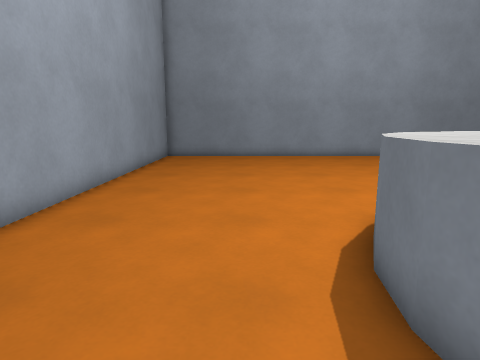
[1] (above)

16 first-person views from a walk through a 3-D level made in the Godot game engine. The camera is 1.3 m above the floor, tilts 10° down and sees 75° across. The floor is counted in squares, 0.65 m on a side. Each view is taken from the middle of a square. On the plan, view 1 faces up. The plan holds only what a view shows up to about 17 squares ahead; the rest is blank. The place goes on beyond the plan. Characters and animated objects are left out. Surface patterns are stand-ins for the level's own textures.

[2]
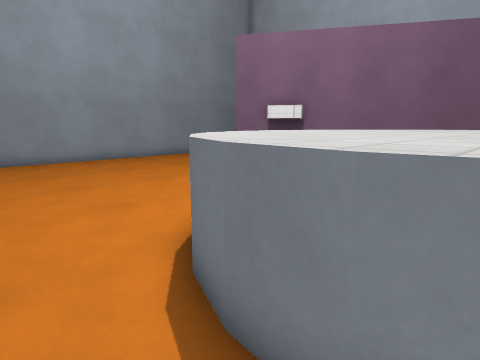

[3]
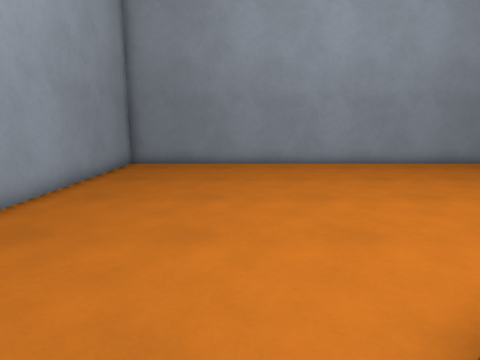

[4]
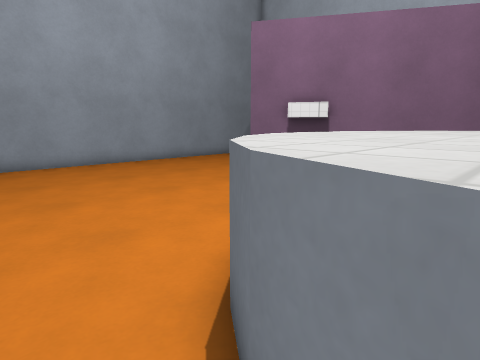

[5]
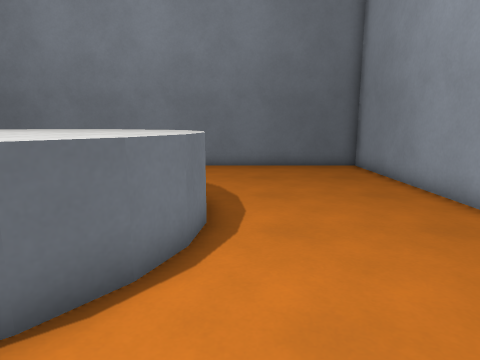

[6]
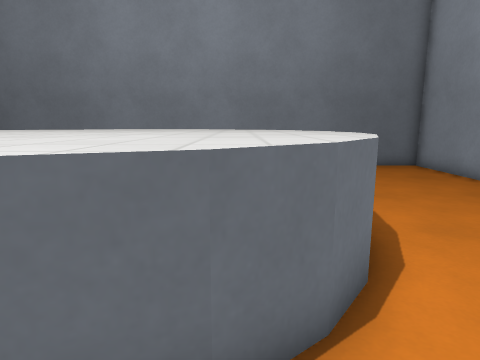

[7]
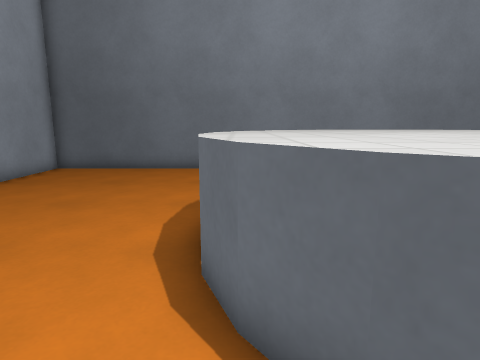

[8]
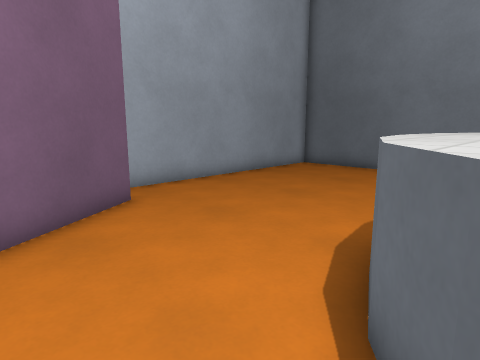

[9]
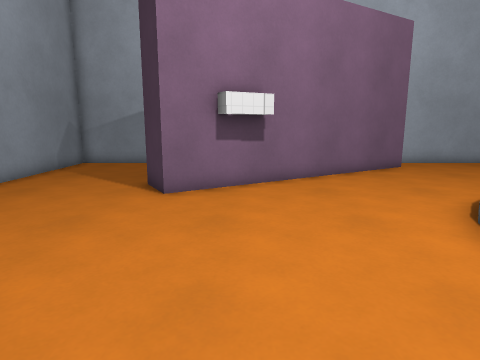

[10]
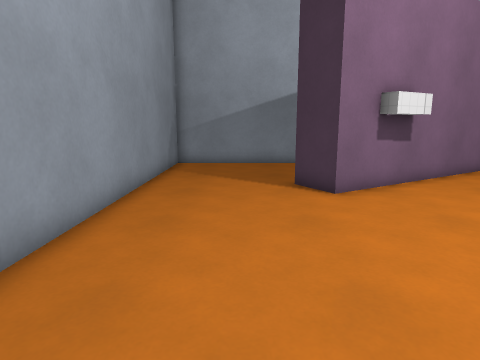

[11]
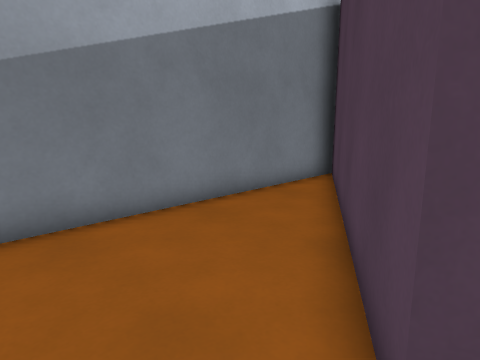

[12]
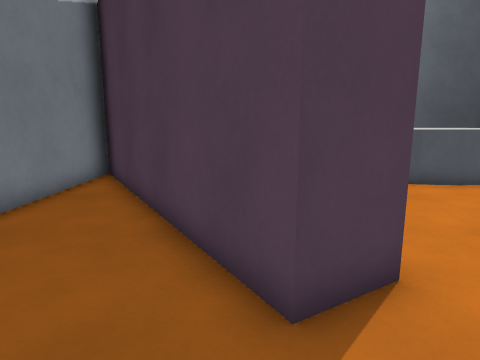

[13]
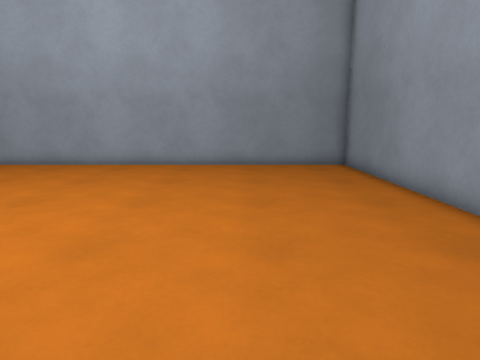

[14]
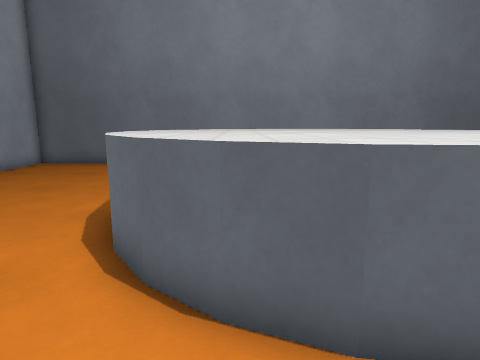

[15]
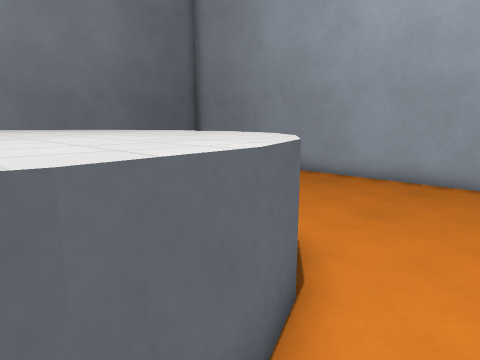

[16]
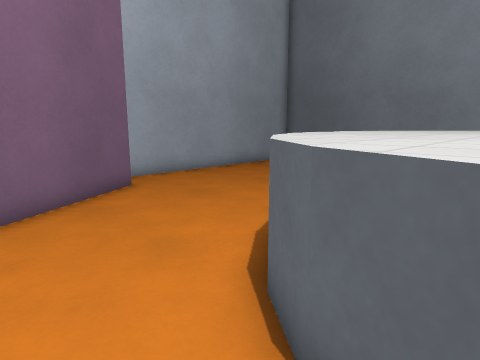

### Floor plan
Key: @ floor where view 1 was taken; # wall or solid block; . floor; = window, fence, low wall or low ledge; ^ raised ledge.
Columns run from 5 left of view 1 to 19 right of it. Each row starts with its distance up from view 1.
 20 #########################
 19 #.......................#
 18 #.......................#
 17 #.......................#
 16 #.......................#
 15 #.................##....#
 14 #................###....#
 13 #.................###...#
 12 #.................###...#
 11 #.................####..#
 10 #..................####.#
  9 #...................###.#
  8 #..........^^........####
  7 #........^^^^^^......###
  6 #.......^^^^^^^^......###
  5 #......^^^^^^^^^^.....###
  4 #......^^^^^^^^^^......##
  3 #......^^^^^^^^^^=......#
  2 #......^^^^^^^^^^=......#
  1 #......^^^^^^^^^^.......#
  0 #....@..^^^^^^^^ .......#
 -1 #........^^^^^^^ .......#
 -2 #.......  ^^^^.  .......#
 -3 #.......          ......#
 -4 #.......          ......#
 -5 #.......          ......#
 -6 #########################

Positions as (right, up) in squares from view 1, and headings:
1: (0, 0), facing up
2: (0, 2), facing up-right
3: (1, 4), facing up
4: (1, 4), facing up-right
5: (1, 9), facing down
6: (4, 9), facing down
7: (11, 8), facing down
8: (10, 8), facing down-right
9: (3, 12), facing right
10: (3, 17), facing right
11: (13, 17), facing down-right
12: (14, 18), facing down
13: (11, 15), facing left
14: (9, 10), facing down
15: (7, 9), facing down-left
16: (8, 9), facing down-right
